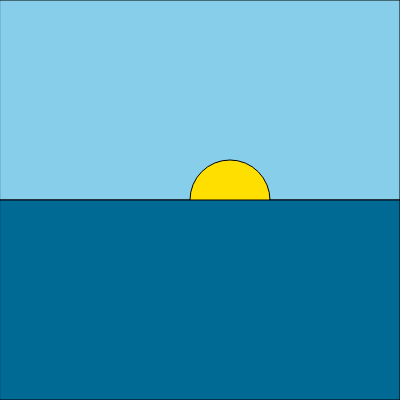
Frame 1 (no input)
Frame 60 (no input): identical to frame 1, image omitted
Frame 120 (the mouse pressed at the canvas centre since frame 60): identical to frame 1, image omitted

The p5.js sketch that drew this single still picture (run headless with seeded random() and noise() and a simulated clock; from frame 60 on, the mouse is pressed at the canvas centre):

// p5.js sketch
// ── sketch.js
function setup() {
  createCanvas(400, 400);
  background(220);
}

function draw() {
  fill(135, 206, 235)
  rect(0, 0, 400, 200)
fill(255, 223, 0)
  circle(230, 200, 80)
  fill(0, 105, 148)
  rect(0, 200, 400, 200)
}
